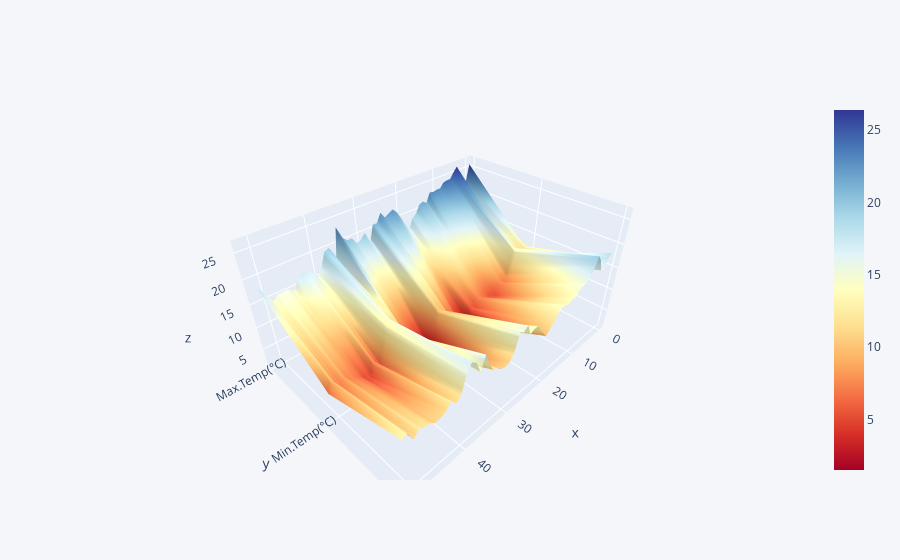

Source (notebook cell):
### Code cell
#3D graph for Max Temp, Min Temp, Avg Temp
weatherdata[['Max.Temp(°C)','Min.Temp(°C)','Avg.Temp(°C)']].iplot(kind='surface',colorscale = "rdylbu")

### Figure 1 — Plotly figure (JSON) as saved in the notebook; plotly's stock layout.template omitted (floating-point values rounded to 4 significant figures; data arrays with more than 128 entries replaced by an {"elided": "..."} marker saying what was removed)
{"data": [{"colorscale": [[0, "rgb(165,0,38)"], [0.1, "rgb(215,48,39)"], [0.2, "rgb(244,109,67)"], [0.3, "rgb(253,174,97)"], [0.4, "rgb(254,224,144)"], [0.5, "rgb(255,255,191)"], [0.6, "rgb(224,243,248)"], [0.7, "rgb(171,217,233)"], [0.8, "rgb(116,173,209)"], [0.9, "rgb(69,117,180)"], [1, "rgb(49,54,149)"]], "type": "surface", "x": [0, 1, 2, 3, 4, 5, 6, 7, 8, 9, 10, 11, 12, 13, 14, 15, 16, 17, 18, 19, 20, 21, 22, 23, 24, 25, 26, 27, 28, 29, 30, 31, 32, 33, 34, 35, 36, 37, 38, 39, 40, 41, 42, 43, 44, 45, 46, 47, 48, 49, 50, 51], "y": ["Max.Temp(°C)", "Min.Temp(°C)", "Avg.Temp(°C)"], "z": {"elided": "3x52 float values"}}], "layout": {"legend": {"bgcolor": "#F5F6F9", "font": {"color": "#4D5663"}}, "paper_bgcolor": "#F5F6F9", "plot_bgcolor": "#F5F6F9", "title": {"font": {"color": "#4D5663"}}, "xaxis": {"gridcolor": "#E1E5ED", "showgrid": true, "tickfont": {"color": "#4D5663"}, "title": {"font": {"color": "#4D5663"}, "text": ""}, "zerolinecolor": "#E1E5ED"}, "yaxis": {"gridcolor": "#E1E5ED", "showgrid": true, "tickfont": {"color": "#4D5663"}, "title": {"font": {"color": "#4D5663"}, "text": ""}, "zerolinecolor": "#E1E5ED"}}}
